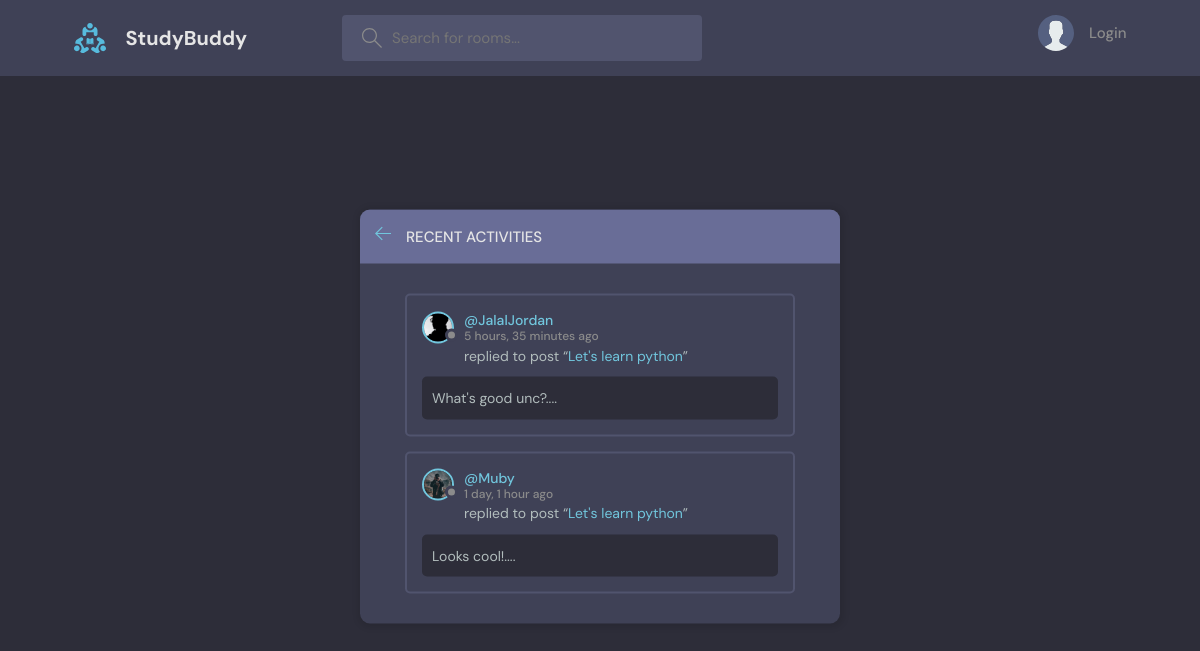
The page /activities/ on the database its author committed.
### base/models.py (models this page shows, shortened)
class Message(models.Model):
    user = models.ForeignKey(User, on_delete=models.CASCADE)
    room = models.ForeignKey(Room, on_delete=models.CASCADE)
    body = models.TextField()
    updated = models.DateTimeField(auto_now=True)
    created = models.DateTimeField(auto_now_add=True)
    class Meta:
        ordering = ["-updated", "-created"]
    def __str__(self):
        return self.body[:50]

class User(AbstractUser):
    name = models.CharField(max_length=200, null=True)
    email = models.EmailField(unique=True, null=True)
    bio = models.TextField(null=True)
    avatar = models.ImageField(null=True, default="avatar.svg")
    USERNAME_FIELD = "email"
    REQUIRED_FIELDS = []

class Room(models.Model):
    host = models.ForeignKey(User, on_delete=models.SET_NULL, null=True)
    topic = models.ForeignKey(Topic, on_delete=models.SET_NULL, null=True)
    name = models.CharField(max_length=200)
    description = models.TextField(null=True, blank=True)
    participants = models.ManyToManyField(
        User,
        related_name="participants",
        blank=True,
    )
    updated = models.DateTimeField(auto_now=True)
    created = models.DateTimeField(auto_now_add=True)
    class Meta:
        ordering = ["-updated", "-created"]

### base/views.py (the view)
# urls.py: path("activities/", views.activityView, name = "activities")
def activityView(request):
    room_messages = Message.objects.all()[:2]
    return render(request, "base/activity.html", {"room_messages": room_messages})

### base/templates/base/activity.html (shortened to what this page needs)
{% extends 'main.html' %}
{% block content %}
    <main class="layout">
      <div class="container">
        <div class="layout__box">
          <div class="layout__boxHeader">
            <div class="layout__boxTitle">
              <a href="{{request.META.HTTP_REFERER}}">
                <svg version="1.1" xmlns="http://www.w3.org/2000/svg" width="32" height="32" viewBox="0 0 32 32">
                  <title>arrow-left</title>
                  <path
                    d="M13.723 2.286l-13.723 13.714 13.719 13.714 1.616-1.611-10.96-10.96h27.625v-2.286h-27.625l10.965-10.965-1.616-1.607z"
                  ></path>
                </svg>
              </a>
              <h3>Recent Activities</h3>
            </div>
          </div>
          <div class="activities-page layout__body">
            {% for message in room_messages %}
            <div class="activities__box">
              <div class="activities__boxHeader roomListRoom__header">
                <a href="{% url 'user-profile' message.user.id %}" class="roomListRoom__author">
                  <div class="avatar avatar--small">
                    <img src="{{message.user.avatar.url}}" />
                  </div>
                  <p>
                    @{{message.user.username}}
                    <span>{{message.created|timesince}} ago</span>
                  </p>
                </a>
              </div>
              <div class="activities__boxContent">
                <p>replied to post “<a href="{% url 'room' message.room.id %}">{{message.room.name}}</a>”</p>
                <div class="activities__boxRoomContent">
                 {{message}}....
                </div>
              </div>
            </div>
            {% endfor %}
          </div>
        </div>
      </div>
    </main>
{% endblock content %}

### static/styles/style.css (style rules this page uses)
:root { --color-main: #71c6dd; --color-main-light: #e1f6fb; --color-dark: #3f4156; --color-dark-medium: #51546e; --color-dark-light: #696d97; --color-light: #e5e5e5; --color-gray: #8b8b8b; --color-light-gray: #b2bdbd; --color-bg: #2d2d39; --color-success: #5dd693; --color-error: #fc4b0b; }
* { font-family: "DM Sans", -apple-system, BlinkMacSystemFont, "Segoe UI", Roboto, Oxygen, Ubuntu, Cantarell, "Open Sans", "Helvetica Neue", sans-serif; margin: 0; padding: 0; box-sizing: border-box; text-rendering: optimizeLegibility; font-size: inherit; }
html { font-size: 56.25%; }
@media only screen and (min-width: 1200px) { html { font-size: 62.5%; } }
body { line-height: 1.6; font-weight: 400; font-size: 1.5rem; color: var(--color-light-gray); background-color: var(--color-bg); min-height: 100vh; }
img { width: 100%; }
a { display: inline-block; color: var(--color-main); text-decoration: none; }
.container { max-width: 120rem; width: 90%; margin: auto; }
.avatar { position: relative; display: inline-block; border-radius: 50%; border: 2px solid var(--color-main); }
.avatar img { display: block; border-radius: 50%; object-fit: cover; object-position: center; }
.avatar::after { content: ""; display: block; position: absolute; background-color: var(--color-gray); z-index: 111; border-radius: 50%; border: 0.3rem solid var(--color-dark); }
.avatar.avatar--small img { width: 2.8rem; height: 2.8rem; }
.avatar.avatar--small:after { width: 0.7rem; height: 0.7rem; bottom: 0px; right: -6px; }
.layout { margin-top: 2.4rem; }
.layout > .container { display: flex; justify-content: space-between; align-items: flex-start; }
.layout__box { width: 90%; max-width: 48rem; min-height: 40rem; position: absolute; top: 50%; left: 50%; transform: translate(-50%, -46%); background-color: var(--color-dark); border-radius: 1rem; box-shadow: 1px 1px 6px 3px rgba(0, 0, 0, 0.1); overflow: hidden; }
.layout__boxHeader { display: flex; padding: 1.5rem; background-color: var(--color-dark-light); }
.layout__boxTitle { display: flex; gap: 1.5rem; align-items: center; }
.layout__boxTitle h3 { text-transform: uppercase; font-weight: 500; color: var(--color-light); }
.layout__boxTitle svg { width: 1.6rem; height: 1.6rem; fill: var(--color-main); }
.layout__body { margin: 3rem; }
.roomListRoom__header { display: flex; justify-content: space-between; align-items: center; }
.roomListRoom__author { font-weight: 500; display: flex; align-items: center; gap: 1rem; }
.activities__box { margin: 1.5rem; padding: 1.5rem; border: 2px solid var(--color-dark-medium); border-radius: 5px; }
.activities__boxHeader p { font-size: 1.4rem; line-height: 1.3; }
.activities__boxHeader p span { color: var(--color-gray); font-size: 1.2rem; display: block; }
.activities__boxContent { margin-left: 4.2rem; }
.activities__boxContent { font-size: 1.4rem; }
.activities__boxRoomContent { background: var(--color-bg); padding: 1rem; border-radius: 5px; margin-top: 1rem; margin-left: -4.2rem; }

### rows shown on the page
Message: user.avatar (picture), user.username "JalalJordan", created "5 hours, 35 minutes", room.name "Let's learn python", body "What's good unc?"
Message: user.avatar (picture), user.username "Muby", created "1 day, 1 hour", room.name "Let's learn python", body "Looks cool!"
